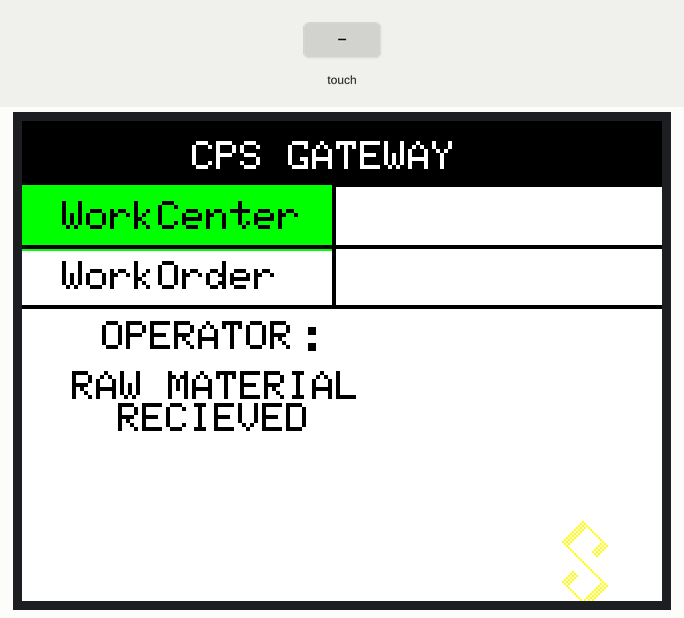
A sketch run on a simulated Arduino Uno, built with avr-gcc and run on an emulated ATmega328P. On the bench: 320×240 colour display. Inputs (shaded band) come from the test bench. What the sketch prints to the serial monitor is not drawn.

Above: at 1.4 s.

The sketch:

yyy.ino
```cpp
#include <SPFD5408_Adafruit_GFX.h>
#include <SPFD5408_Adafruit_TFTLCD.h>
#include <SPFD5408_TouchScreen.h>

#if defined(__SAM3X8E__)
    #undef __FlashStringHelper::F(string_literal)
    #define F(string_literal) string_literal
#endif

#define YP A3  // must be an analog pin, use "An" notation!
#define XM A2  // must be an analog pin, use "An" notation!
#define YM 9   // can be a digital pin
#define XP 8   // can be a digital pin

#define TS_MINX 125
#define TS_MINY 85
#define TS_MAXX 965
#define TS_MAXY 905

TouchScreen ts = TouchScreen(XP, YP, XM, YM, 300);

#define LCD_CS A3
#define LCD_CD A2
#define LCD_WR A1
#define LCD_RD A0
// optional
#define LCD_RESET A4

#define Black           0x0000      /*   0,   0,   0 */
#define Yellow          0xFFE0      /* 255, 255,   0 */
#define White           0xFFFF      /* 255, 255, 255 */
#define LightGrey       0xC618      /* 192, 192, 192 */
#define DarkGrey        0x7BEF      /* 128, 128, 128 */
#define Purple          0xC838      /* 128,   0, 128 */
#define Blue            0x8F7D      /* 0,   0, 255 */
#define Green           0x07E0      /* 0, 255,   157 */
#define LightGreen      0x8FB3      /*139, 246,   0 */
#define DarkGreen       0x03E0      /*   0, 128,   0 */
#define Red             0xF800      /* 255,   0,   0 */
#define LightRed        0xFDF9      /* 250,   191, 202 */
#define Orange          0xFD20      /* 255, 165,   0 */
#define GreenYellow     0xAFE5      /* 173, 255,  47 */
#define Pink            0xF81F
#define Violet          0x108B
#define Rose         0xF87A
#define LightYellow     0xFFF8      /* 64, 100,  88 */
#define Beigh    0xF5B1      /* 245, 183,  141 */
#define Blue1   0x0C91
#define Orange   0xF9A0
Adafruit_TFTLCD tft(LCD_CS, LCD_CD, LCD_WR, LCD_RD, LCD_RESET);

#define BOXSIZE 40
#define PENRADIUS 3

int CurrentPage=0;

void setup(void) {
  Serial.begin(9600);
  Serial.println(F("Paint!"));
  tft.reset();
  tft.begin(0x9341); // SDFP5408
  tft.setRotation(1); // Need for the Mega, please changed for your choice or rotation initial
  HomeScreen();
  }

#define MINPRESSURE 10
#define MAXPRESSURE 1000

void loop(){
  if(CurrentPage == 0){
  TSPoint p=ts.getPoint();
  pinMode(XM, OUTPUT);
  pinMode(YP, OUTPUT);
  if(p.z > MINPRESSURE && p.z < MAXPRESSURE){
  p.x = map(p.x, TS_MINX, TS_MAXX, 0, tft.width());
  p.y = map(p.y, TS_MINY, TS_MAXY, 0, tft.height());
  Serial.print("("); Serial.print(p.x);
  Serial.print(", "); Serial.print(p.y);
  Serial.println(")");
  }
 }
}
void HomeScreen(){

    CurrentPage=0;
    tft.fillScreen(White);

    //tft.drawRoundRect(15,80,135,35,4,White);
    tft.fillRect(0,0,320,33,Black);
    tft.fillRect(0,32,155,33,0x07E0);

    tft.setCursor (85,10);
    tft.setTextSize (2);
    tft.setTextColor(White);
    tft.println("CPS GATEWAY");

    tft.setCursor (20,40);
    tft.setTextSize (2);
    tft.setTextColor(Black);
    tft.println("WorkCenter");

    tft.drawFastHLine(0, 62, 320, Black);
    tft.drawFastHLine(0, 63, 320, Black);

    tft.setCursor (20,70);
    tft.setTextSize (2);
    tft.setTextColor(Black);
    tft.println("WorkOrder");

    tft.drawFastHLine(0, 92, 320, Black);
    tft.drawFastHLine(0, 93, 320, Black);

    tft.drawFastVLine(155,32,60, Black);
    tft.drawFastVLine(156,32,60, Black);
    tft.setCursor (40,100);
    tft.setTextSize (2);
    tft.setTextColor(Black);
    tft.println("OPERATOR");

    tft.setCursor (135,95);
    tft.setTextSize (4);
    tft.setTextColor(Black);
    tft.println(":");

    tft.setCursor (25,125);
    tft.setTextSize (2);
    tft.setTextColor(Black);
    tft.println("RAW MATERIAL\n    RECIEVED");

    createCPSGatewayLogo(Yellow, 200, 270);

}

unsigned long createCPSGatewayLogo(uint16_t logoColor, int xLoc, int yLoc) {
  unsigned long start;
  int x, y, w = tft.width(), h = tft.height();
  //tft.fillScreen(White);
  start = micros();
  int xD,yD;
  for(x=0; x<3; x+=1)
  {
    xD = xLoc + x;
    yD = yLoc + x;
    tft.drawLine(yD+15 , xD+15 , yD+20 , xD+10  , logoColor);
    tft.drawLine(yD+20 , xD+10 , yD+10 , xD     , logoColor);
    tft.drawLine(yD+10 , xD    , yD    , xD+10  , logoColor);
    tft.drawLine(yD    , xD+10 , yD+20 , xD+30  , logoColor);
    tft.drawLine(yD+20 , xD+30 , yD+10 , xD+40  , logoColor);
    tft.drawLine(yD+10 , xD+40 , yD    , xD+30  , logoColor);
    tft.drawLine(yD    , xD+30 , yD+5  , xD+25  , logoColor);
  }
  return micros() - start;
}
```
